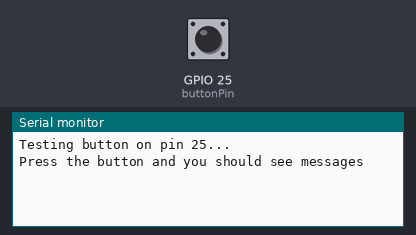
The sketch below on a simulated ESP32. Shown: the last lines printed to the serial monitor. Inputs (shaded band) come from the test bench; at power-on: GPIO 25 (buttonPin) HIGH.

Above: at 1.2 s.
1.3 s: GPIO 25 (buttonPin) pulled LOW for 0.15 s
At 1.43 s:
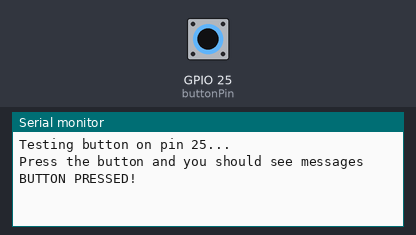
At 2.0 s:
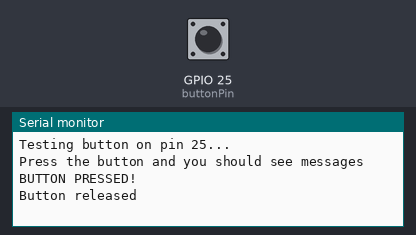

Measured:
- after the input at 1.3 s, the serial monitor: prints a new line at once (image 1)

The sketch:

button_test.ino
```cpp
/*
 * Button Test
 * Testing if my button works properly
 *
 * Just a simple test to make sure the button is wired right
 * Should print messages when you press and release it
 */

// Button connected to pin 25
int buttonPin = 25;

void setup() {
  Serial.begin(115200);
  Serial.println("Testing button on pin 25...");

  // Set pin as input with pullup resistor
  pinMode(buttonPin, INPUT_PULLUP);

  Serial.println("Press the button and you should see messages");
}

void loop() {
  // Read the button (LOW = pressed because of pullup resistor)
  int buttonState = digitalRead(buttonPin);

  // Keep track of previous state to detect changes
  static int lastState = HIGH;

  // Button just got pressed
  if (buttonState == LOW && lastState == HIGH) {
    Serial.println("BUTTON PRESSED!");
  }

  // Button just got released
  if (buttonState == HIGH && lastState == LOW) {
    Serial.println("Button released");
  }

  lastState = buttonState;

  delay(50);  // Small delay for debouncing
}
```
